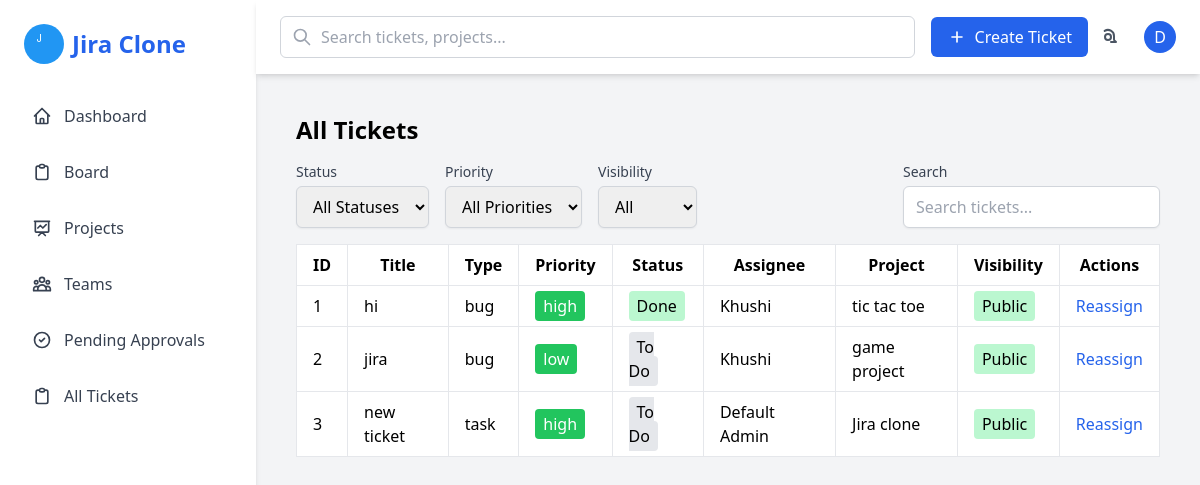
The page /all_tickets (signed in) on the database its author committed.
### models.py (models this page shows)
class User(UserMixin, db.Model):
    id = db.Column(db.Integer, primary_key=True)
    name = db.Column(db.String(120), nullable=False)
    email = db.Column(db.String(120), unique=True, nullable=False)
    password = db.Column(db.String(200), nullable=False)
    role = db.Column(db.String(20), nullable=False)  # admin, manager, developer, visitor
    team_id = db.Column(db.Integer, db.ForeignKey('team.id'), nullable=True)
    approved = db.Column(db.Boolean, default=False, nullable=False)

class Ticket(db.Model):
    id = db.Column(db.Integer, primary_key=True)
    title = db.Column(db.String(200), nullable=False)
    description = db.Column(db.Text, nullable=False)
    type = db.Column(db.String(50), nullable=False)
    priority = db.Column(db.String(50), nullable=False)
    assignee = db.Column(db.String(100), nullable=False)
    status = db.Column(db.String(50), default='To Do')
    public = db.Column(db.Boolean, default=False, nullable=False)
    project_id = db.Column(db.Integer, db.ForeignKey('project.id'), nullable=True)
    start_date = db.Column(db.Date, nullable=True)
    end_date = db.Column(db.Date, nullable=True)
    project = db.relationship('Project', backref='tickets')

class Project(db.Model):
    id = db.Column(db.Integer, primary_key=True)
    name = db.Column(db.String(100), unique=True, nullable=False)
    description = db.Column(db.Text, nullable=True)
    team_lead_id = db.Column(db.Integer, db.ForeignKey('user.id'), nullable=True)
    start_date = db.Column(db.Date, nullable=True)
    deadline = db.Column(db.Date, nullable=True)
    status = db.Column(db.String(50), default='Active')
    team_id = db.Column(db.Integer, db.ForeignKey('team.id'), nullable=True)  # <-- ADD THIS
    team = db.relationship('Team', backref='projects')  # <-- ADD THIS too
    team_lead = db.relationship('User', backref='leading_projects', foreign_keys=[team_lead_id])

### app.py (the view)
@app.route('/all_tickets')
@login_required
def all_tickets():
    from models import Ticket
    if current_user.role != 'admin':
        abort(403)
    tickets = Ticket.query.all()
    return render_template('all_tickets.html', tickets=tickets)

### app.py (called while the page is built)
@login_manager.user_loader
def load_user(user_id):
    return User.query.get(int(user_id))

### templates/all_tickets.html (shortened to what this page needs)
{% extends 'base.html' %}
{% block content %}
<div class="container mx-auto p-4">
    <h2 class="text-2xl font-bold mb-4">All Tickets</h2>
    <div class="mb-4 flex flex-wrap gap-4">
        <div>
            <label for="status-filter" class="block text-sm font-medium text-gray-700">Status</label>
            <select id="status-filter" class="mt-1 block w-full py-2 px-3 border border-gray-300 rounded-md shadow-sm">
                <option value="all">All Statuses</option>
            </select>
        </div>
        <div>
            <label for="priority-filter" class="block text-sm font-medium text-gray-700">Priority</label>
            <select id="priority-filter" class="mt-1 block w-full py-2 px-3 border border-gray-300 rounded-md shadow-sm">
                <option value="all">All Priorities</option>
            </select>
        </div>
        <div>
            <label for="visibility-filter" class="block text-sm font-medium text-gray-700">Visibility</label>
            <select id="visibility-filter" class="mt-1 block w-full py-2 px-3 border border-gray-300 rounded-md shadow-sm">
                <option value="all">All</option>
            </select>
        </div>
        <div class="ml-auto">
            <label for="search" class="block text-sm font-medium text-gray-700">Search</label>
            <input type="text" id="search" class="mt-1 block w-full py-2 px-3 border border-gray-300 rounded-md shadow-sm" placeholder="Search tickets...">
        </div>
    </div>
    <div class="overflow-x-auto">
        <table class="min-w-full bg-white border border-gray-200">
            <thead>
                <tr>
                    <th class="border px-4 py-2">ID</th>
                    <th class="border px-4 py-2">Title</th>
                    <th class="border px-4 py-2">Type</th>
                    <th class="border px-4 py-2">Priority</th>
                    <th class="border px-4 py-2">Status</th>
                    <th class="border px-4 py-2">Assignee</th>
                    <th class="border px-4 py-2">Project</th>
                    <th class="border px-4 py-2">Visibility</th>
                    <th class="border px-4 py-2">Actions</th>
                </tr>
            </thead>
            <tbody>
                {% for ticket in tickets %}
                <tr class="ticket-row"
                    data-status="{{ ticket.status }}"
                    data-priority="{{ ticket.priority }}"
                    data-visibility="{{ 'public' if ticket.public else 'private' }}">
                    <td class="border px-4 py-2">{{ ticket.id }}</td>
                    <td class="border px-4 py-2">{{ ticket.title }}</td>
                    <td class="border px-4 py-2">{{ ticket.type }}</td>
                    <td class="border px-4 py-2">
                        <span class="px-2 py-1 rounded text-white
                            {% if ticket.priority == 'High' %}bg-red-500
                            {% elif ticket.priority == 'Medium' %}bg-yellow-500
                            {% else %}bg-green-500{% endif %}">
                            {{ ticket.priority }}
                        </span>
                    </td>
                    <td class="border px-4 py-2">
                        <span class="px-2 py-1 rounded
                            {% if ticket.status == 'To Do' %}bg-gray-200
                            {% elif ticket.status == 'In Progress' %}bg-blue-200
                            {% elif ticket.status == 'In Review' %}bg-purple-200
                            {% else %}bg-green-200{% endif %}">
                            {{ ticket.status }}
                        </span>
                    </td>
                    <td class="border px-4 py-2">{{ ticket.assignee }}</td>
                    <td class="border px-4 py-2">{{ ticket.project.name if ticket.project else 'N/A' }}</td>
                    <td class="border px-4 py-2">
                        <span class="px-2 py-1 rounded {% if ticket.public %}bg-green-200{% else %}bg-red-200{% endif %}">
                            {{ 'Public' if ticket.public else 'Private' }}
                        </span>
                    </td>
                    <td class="border px-4 py-2">
                        <a href="{{ url_for('reassign_ticket', ticket_id=ticket.id) }}" class="text-blue-600 hover:underline">Reassign</a>
                    </td>
                </tr>
                {% endfor %}
            </tbody>
        </table>
    </div>
</div>
{% endblock %}

### templates/base.html (shortened to what this page needs)
<!DOCTYPE html>
<html lang="en">
<head>
  <script src="https://cdn.tailwindcss.com"></script>
</head>
<body class="bg-gray-100">
  <div class="flex h-screen">
    <aside class="w-64 bg-white shadow-md hidden md:block">
      <div class="p-6">
        <div class="flex items-center space-x-2">
          <img src="{{ url_for('static', filename='images/logo.png') }}" class="w-10 h-10 rounded-full" alt="logo">
          <h1 class="text-2xl font-bold text-blue-600">Jira Clone</h1>
        </div>
        <nav class="mt-8 space-y-4">
          <a href="{{ url_for('dashboard') }}" class="flex items-center text-gray-700 hover:text-blue-600 p-2 rounded-md hover:bg-gray-100">
            Dashboard
          </a>
          <a href="{{ url_for('board_page') }}" class="flex items-center text-gray-700 hover:text-blue-600 p-2 rounded-md hover:bg-gray-100">
            Board
          </a>
          <a href="{{ url_for('projects_page') }}" class="flex items-center text-gray-700 hover:text-blue-600 p-2 rounded-md hover:bg-gray-100">
            <svg class="w-5 h-5 mr-3" fill="none" stroke="currentColor" viewBox="0 0 24 24" xmlns="http://www.w3.org/2000/svg">
              <path stroke-linecap="round" stroke-linejoin="round" stroke-width="2" d="M7 12l3-3 3 3 4-4M8 21l4-4 4 4M3 4h18M4 4h16v12a1 1 0 01-1 1H5a1 1 0 01-1-1V4z"></path>
            </svg>
            Projects
          </a>
          <a href="{{ url_for('teams_page') }}" class="flex items-center text-gray-700 hover:text-blue-600 p-2 rounded-md hover:bg-gray-100">
            Teams
          </a>
          {% if current_user.is_authenticated %}
            {% if current_user.role == 'admin' %}
              <a href="{{ url_for('admin.pending_users') }}" class="flex items-center text-gray-700 hover:text-blue-600 p-2 rounded-md hover:bg-gray-100">
                <svg class="w-5 h-5 mr-3" fill="none" stroke="currentColor" viewBox="0 0 24 24" xmlns="http://www.w3.org/2000/svg">
                  <path stroke-linecap="round" stroke-linejoin="round" stroke-width="2" d="M9 12l2 2 4-4m6 2a9 9 0 11-18 0 9 9 0 0118 0z"></path>
                </svg>
                Pending Approvals
              </a>
              <a href="{{ url_for('all_tickets') }}" class="flex items-center text-gray-700 hover:text-blue-600 p-2 rounded-md hover:bg-gray-100">
                All Tickets
              </a>
            {% endif %}
          {% endif %}
        </nav>
      </div>
    </aside>
    <div class="flex-1 flex flex-col">
      <header class="bg-white shadow-md px-6 py-4 flex items-center justify-between">
        <div class="flex items-center w-full gap-4">
          <div class="relative flex-1">
            <div class="absolute inset-y-0 left-0 pl-3 flex items-center pointer-events-none">
            </div>
            <input type="text" placeholder="Search tickets, projects..." class="w-full pl-10 pr-4 py-2 border border-gray-300 rounded-md focus:outline-none focus:ring-2 focus:ring-blue-500 focus:border-blue-500">
          </div>
          <a href="{{ url_for('create_ticket') }}" class="bg-blue-600 text-white px-4 py-2 rounded-md hover:bg-blue-700 flex items-center transition-colors duration-200">
            <svg class="w-5 h-5 mr-2" fill="none" stroke="currentColor" viewBox="0 0 24 24" xmlns="http://www.w3.org/2000/svg">
              <path stroke-linecap="round" stroke-linejoin="round" stroke-width="2" d="M12 6v6m0 0v6m0-6h6m-6 0H6"></path>
            </svg>
            Create Ticket
          </a>
        </div>
        <div class="flex items-center space-x-4">
          <button class="p-2 rounded-full hover:bg-gray-100">
          </button>
          <div class="relative">
            <div class="w-8 h-8 rounded-full bg-blue-600 text-white flex items-center justify-center cursor-pointer" onclick="toggleDropdown()">
              {% if current_user.is_authenticated %}
                {{ current_user.name[0] | upper }}
              {% else %}
                U
              {% endif %}
            </div>
          </div>
        </div>
      </header>
      <main class="flex-1 overflow-y-auto p-6">
        {% block content %}{% endblock %}
      </main>
    </div>
  </div>
</body>
</html>

### rows shown on the page
User: name "D"
Ticket: id "1", title "hi", type "bug", priority "high", status "Done", assignee "Khushi", project "tic tac toe", public "Public"
Ticket: id "2", title "jira", type "bug", priority "low", status "To Do", assignee "Khushi", project "game project", public "Public"
Ticket: id "3", title "new ticket", type "task", priority "high", status "To Do", assignee "Default Admin", project "Jira clone", public "Public"
